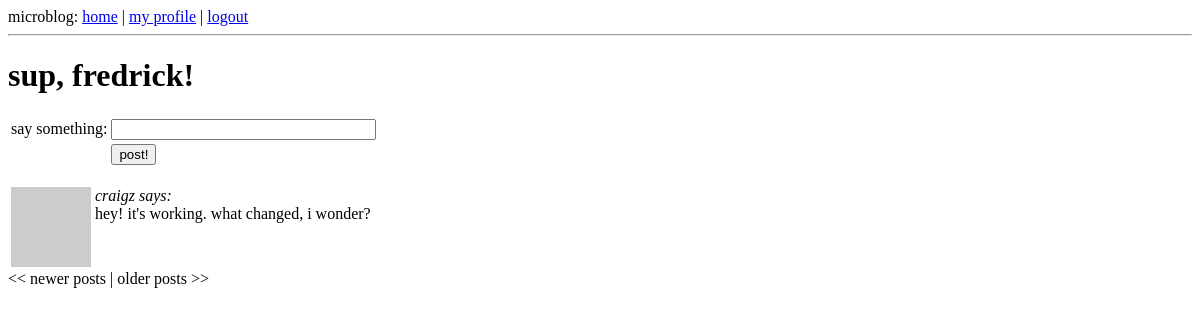
The app's page /index (signed in), older data.
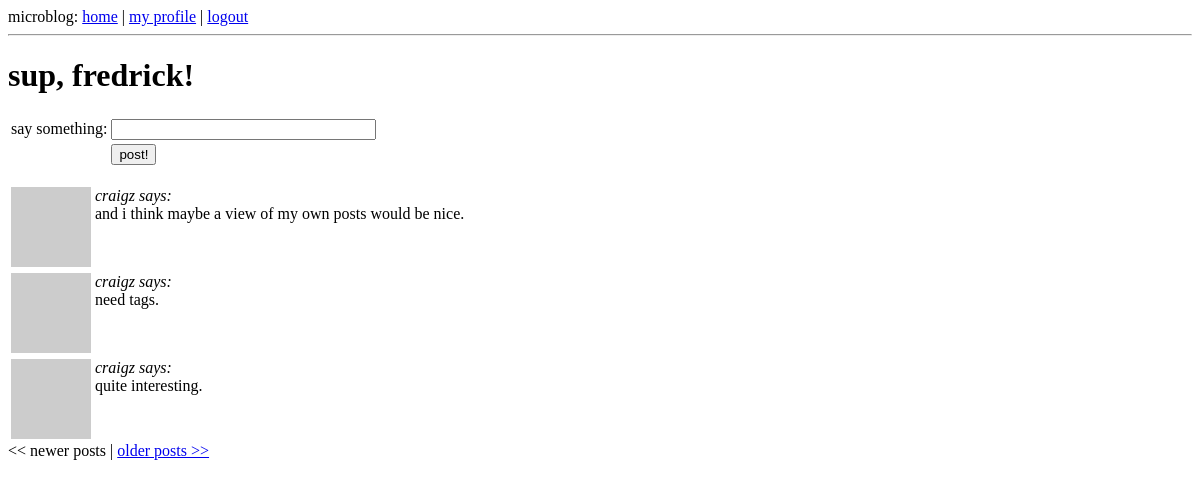
The same page, newer data.
### app/models.py (models this page shows, shortened)
class Post(db.Model):
    id = db.Column(db.Integer, primary_key = True)
    body = db.Column(db.String(140))
    timestamp = db.Column(db.DateTime)
    user_id = db.Column(db.Integer, db.ForeignKey('user.id'))

class User(db.Model):
    id = db.Column(db.Integer, primary_key=True)
    nickname = db.Column(db.String(64), index=True, unique=True)
    email = db.Column(db.String(120), index=True, unique=True)
    posts = db.relationship('Post', backref='author', lazy='dynamic')
    about_me = db.Column(db.String(140))
    last_seen = db.Column(db.DateTime)
    followed = db.relationship('User',
                               secondary=followers,
                               primaryjoin=(followers.c.follower_id == id),
                               secondaryjoin=(followers.c.followed_id == id),
                               backref=db.backref('followers', lazy='dynamic'),
                               lazy='dynamic')
    def followed_posts(self):
        return Post.query.join(followers, (followers.c.followed_id == Post.user_id)).filter(followers.c.follower_id == self.id).order_by(Post.timestamp.desc())
    def avatar(self, size):
        return 'http://www.gravatar.com/avatar/%s?d=mm&s=%d' % (md5(self.email.encode('utf-8')).hexdigest(), size)
    @property
    def is_authenticated(self):
        return True

### app/views.py (the view)
@app.route('/', methods=['GET', 'POST'])
@app.route('/index', methods=['GET', 'POST'])
@app.route('/index/<int:page>', methods=['GET', 'POST'])
@login_required
def index(page=1):
    form = PostForm()
    if form.validate_on_submit():
        post = Post(body=form.post.data, timestamp=datetime.utcnow(), author=g.user)
        db.session.add(post)
        db.session.commit()
        flash('your post is now live!')
        return redirect(url_for('index'))
    posts = g.user.followed_posts().paginate(page, POSTS_PER_PAGE, False)
    return render_template('index.html',
                           title='fuck0',
                           form=form,
                           posts=posts)

### app/forms.py
class PostForm(FlaskForm):
    post = StringField('post', validators=[DataRequired()])

### app/views.py (called while the page is built)
@lm.user_loader
def load_user(id):
    return User.query.get(int(id))

@app.before_request
def before_request():
    g.user = current_user
    if g.user.is_authenticated:
        g.user.last_seen = datetime.utcnow()
        db.session.add(g.user)
        db.session.commit()

### app/templates/index.html (shortened to what this page needs)
{% extends "base.html" %}
{% block content %}
  <h1>sup, {{ g.user.nickname }}!</h1>
  <form action="" method="post" name="post">
      <table>
          <tr>
              <td>say something:</td>
              <td>{{ form.post(size=30, maxlength=140) }}</td>
              <td>
              </td>
          </tr>
          <tr>
              <td></td>
              <td><input type="submit" value="post!"></td>
              <td></td>
          </tr>
      </table>
  </form>
  {% for post in posts.items %}
       {% include 'post.html' %}
   {% endfor %}
   {% if posts.has_prev %}<a href="{{ url_for('index', page=posts.prev_num) }}"><< newer posts</a>{% else %}<< newer posts{% endif %} |
   {% if posts.has_next %}<a href="{{ url_for('index', page=posts.next_num) }}">older posts >></a>{% else %}older posts >>{% endif %}
{% endblock %}

### app/templates/post.html
<table>
    <tr valign="top">
        <td><img src="{{ post.author.avatar(50) }}"></td><td><i>{{ post.author.nickname }} says:</i><br>{{ post.body }}</td>
    </tr>
</table>

Row changes from the older to the newer data that the page shows:
no longer on this page (row unchanged): Post: author.nickname "craigz", body "hey! it's working. what changed, i wonder?"
added Post: author.nickname "craigz", body "and i think maybe a view of my own posts would be nice."
added Post: author.nickname "craigz", body "need tags."
added Post: author.nickname "craigz", body "quite interesting."
